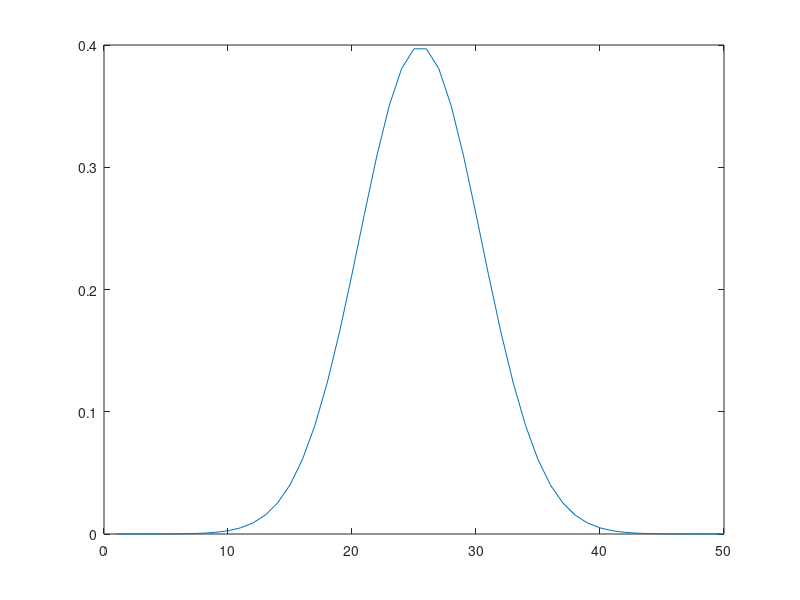
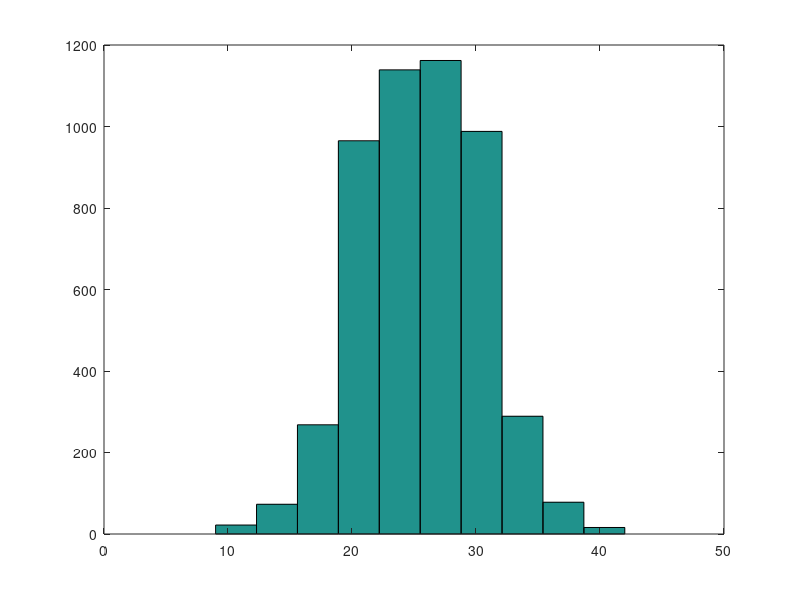

The MATLAB script that drew these images, in order: (Note: this script raises an error after producing the figures.)
%{
    Script for testing the correctness of particle resampling  
%}


%% Particle Filter Configuration
particles.count = 50;
%particles.variance = [1.5, 1.0];
particles.variance = [0.5, 0.5];
particles.state = zeros(particles.count,3);
particles.lidar_hits = {};
particles.hit_cost = zeros(particles.count,1);
particles.cost = zeros(particles.count,1);
particles.Neff = [];

%% Give each particle a unique position that we can use to evaluate if the
%  distribution is correct
particles.state(:,1) = linspace(0,10, particles.count);

%% Generate set of particle costs from distribution
x = linspace( -5, 5, particles.count );
particles.cost = normpdf( x, 0.0, 1.0 );

% Plot distribution
figure(1)
plot( 1:particles.count, particles.cost );

%% Highly Randomized Resampling Algorithm
[sorted_pc, inds_pc] = sort(particles.cost);
parents_nrmd = sorted_pc/sum(sorted_pc);
parents_nrmd = parents_nrmd';

%{
num2resample = int16(particles.count*resample_percent);    
parents = sorted_pc((end-num2resample+1):end);
parents_nrmd = exp(parents)/sum(exp(parents));
% Get the indices of the new state of each particle. 
% RESAMPLING STILL HAS ERRORS, WRONG SIZES FOR NUM2RESAMPL AND
% PARENTS_NRMD
%}

idx_counter = [];

% For accurate resampling some additional tricky logic is required
for i = 1:100
    idx = sum(bsxfun(@ge, rand(1,particles.count), cumsum(parents_nrmd) ))' + 1;
    parent_idx = inds_pc( idx );
    idx_counter = [idx_counter parent_idx];
end

unq = unique( idx_counter );
n = hist( idx_counter, unq );
% Rescale to the number of particles
vs = particles.count*n/sum(n);
cnt_vs = ceil(vs);
cnt = sum(cnt_vs);
% If ceil produces an over estimate than remove values in order of
% likelyhood
while cnt >= particles.count        
    [~, min_i] = min( vs(cnt_vs ~= 0) );        
    cnt_vs(min_i) = cnt_vs(min_i) - 1;
    cnt = sum(cnt_vs);
end


figure(2)
hist( idx_counter );


%parent_idx = inds_pc(int16(idx+1) + particles.count-num2resample);
% Update particle values 


%{
particles.state(children_idx,:) = particles.state(parent_idx,:);
particles.hit_cost(children_idx) = particles.hit_cost(parent_idx);
particles.cost(children_idx) = particles.cost(parent_idx);
particles.lidar_hits(children_idx) = particles.lidar_hits(parent_idx);
disp(['Resample: ' num2str(ind)]);
%}

%% Systematic Resampling Algorithm
weights = cumsum(parents_nrmd);
% Compute normalizing factor
step = 1/particles.count;
% Compute random starting point
start = step*rand(1);
% Compute selection points
selection_points = start:step:(state+particles.count*step);
j = 1;
ind_list = [];
for i = 1:particles.count
    while selection_points(i) > weights(j)
        j = j+1;
    end
    ind_list = [ind_list j];
end
    
figure(3)
hist( inds_pc(ind_list) );
